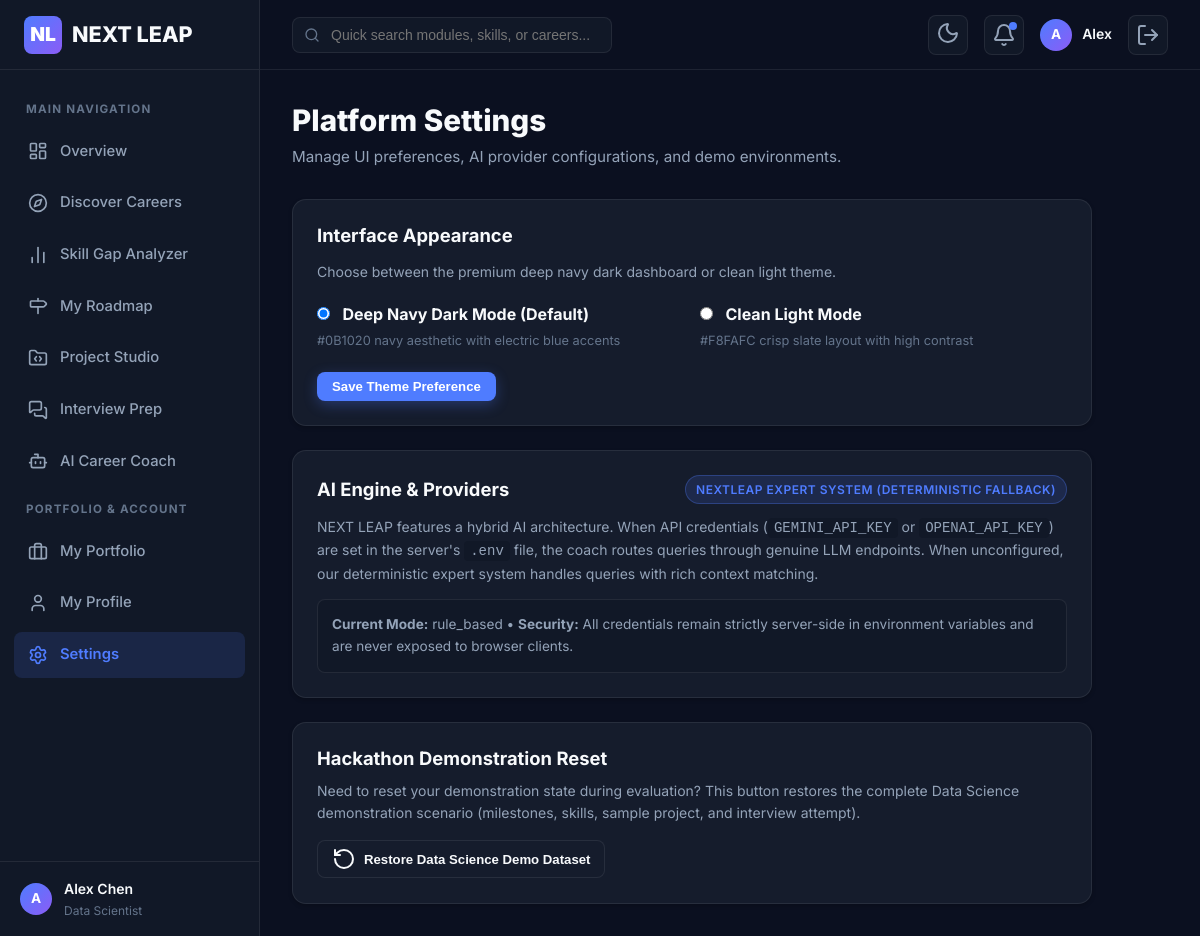
The app's page /settings (signed in) with its own data.
### models/user.py (models this page shows, shortened)
class User(db.Model):
    __tablename__ = 'users'
    id = db.Column(db.Integer, primary_key=True)
    full_name = db.Column(db.String(120), nullable=False)
    email = db.Column(db.String(150), unique=True, nullable=False, index=True)
    password_hash = db.Column(db.String(256), nullable=False)
    education_level = db.Column(db.String(100), default="Undergraduate")
    current_course = db.Column(db.String(150), default="Computer Science & Engineering")
    interests = db.Column(db.String(500), default="Artificial Intelligence, Data Science, Web Development")
    preferred_career_goal = db.Column(db.String(100), default="Data Scientist")
    target_career_id = db.Column(db.Integer, nullable=True)
    learning_style = db.Column(db.String(50), default="Hands-on Project Building")
    weekly_hours = db.Column(db.Integer, default=12)
    bio = db.Column(db.Text, nullable=True)
    github_url = db.Column(db.String(250), nullable=True)
    linkedin_url = db.Column(db.String(250), nullable=True)
    portfolio_url = db.Column(db.String(250), nullable=True)
    theme_preference = db.Column(db.String(20), default="dark")
    created_at = db.Column(db.DateTime, default=datetime.utcnow)
    updated_at = db.Column(db.DateTime, default=datetime.utcnow, onupdate=datetime.utcnow)
    skills = db.relationship('UserSkill', backref='user', lazy='dynamic', cascade='all, delete-orphan')
    roadmaps = db.relationship('Roadmap', backref='user', lazy='dynamic', cascade='all, delete-orphan')
    projects = db.relationship('UserProject', backref='user', lazy='dynamic', cascade='all, delete-orphan')
    interview_attempts = db.relationship('InterviewAttempt', backref='user', lazy='dynamic', cascade='all, delete-orphan')
    notifications = db.relationship('Notification', backref='user', lazy='dynamic', cascade='all, delete-orphan')

### routes/user_profile.py (the view)
@profile_bp.route('/settings', methods=['GET', 'POST'])
@login_required
def settings():
    user = get_current_user()
    status = get_ai_status()
    if request.method == 'POST':
        theme = request.form.get('theme', 'dark')
        user.theme_preference = theme
        db.session.commit()
        flash("Theme and platform preferences updated.", "success")
        return redirect(url_for('profile.settings'))
    return render_template('settings.html', user=user, ai_status=status)

### routes/auth.py (called while the page is built)
def login_required(f):
    @wraps(f)
    def decorated_function(*args, **kwargs):
        if 'user_id' not in session:
            flash("Please log in to access this page.", "warning")
            return redirect(url_for('auth.login', next=request.url))
        return f(*args, **kwargs)
    return decorated_function

def get_current_user():
    user_id = session.get('user_id')
    if user_id:
        return User.query.get(user_id)
    return None

### services/ai_service.py (called while the page is built)
def get_ai_status():
    if Config.GEMINI_API_KEY:
        return {"mode": "gemini", "label": "Gemini AI Engine Active", "is_llm": True}
    elif Config.OPENAI_API_KEY:
        return {"mode": "openai", "label": "OpenAI Engine Active", "is_llm": True}
    else:
        return {"mode": "rule_based", "label": "NextLeap Expert System (Deterministic Fallback)", "is_llm": False}

### templates/settings.html (shortened to what this page needs)
{% extends 'base.html' %}
{% block content %}
<div class="dashboard-header">
    <h1 class="dashboard-title">Platform Settings</h1>
    <p class="dashboard-subtitle">Manage UI preferences, AI provider configurations, and demo environments.</p>
</div>
<div style="display:flex;flex-direction:column;gap:24px;max-width:800px;">
    <div class="card">
        <h3 style="font-size:1.15rem;font-weight:700;margin-bottom:14px;">Interface Appearance</h3>
        <p style="font-size:0.875rem;color:var(--text-secondary);margin-bottom:18px;">
            Choose between the premium deep navy dark dashboard or clean light theme.
        </p>
        <form method="POST" action="{{ url_for('profile.settings') }}">
            <div style="display:grid;grid-template-columns:1fr 1fr;gap:16px;margin-bottom:20px;">
                <label style="cursor:pointer;">
                    <input type="radio" name="theme" value="dark" {% if user.theme_preference == 'dark' %}checked{% endif %} style="margin-right:8px;">
                    <strong>Deep Navy Dark Mode (Default)</strong>
                    <span style="font-size:0.8rem;color:var(--text-muted);display:block;margin-top:4px;">#0B1020 navy aesthetic with electric blue accents</span>
                </label>
                <label style="cursor:pointer;">
                    <input type="radio" name="theme" value="light" {% if user.theme_preference == 'light' %}checked{% endif %} style="margin-right:8px;">
                    <strong>Clean Light Mode</strong>
                    <span style="font-size:0.8rem;color:var(--text-muted);display:block;margin-top:4px;">#F8FAFC crisp slate layout with high contrast</span>
                </label>
            </div>
            <button type="submit" class="btn btn-primary btn-sm">Save Theme Preference</button>
        </form>
    </div>
    <div class="card">
        <div style="display:flex;justify-content:space-between;align-items:center;margin-bottom:12px;">
            <h3 style="font-size:1.15rem;font-weight:700;">AI Engine & Providers</h3>
            <span class="badge {% if ai_status.is_llm %}badge-success{% else %}badge-primary{% endif %}">
                {{ ai_status.label }}
            </span>
        </div>
        <p style="font-size:0.875rem;color:var(--text-secondary);line-height:1.6;margin-bottom:14px;">
            NEXT LEAP features a hybrid AI architecture. When API credentials (<code style="background:var(--bg-secondary);padding:2px 6px;border-radius:4px;">GEMINI_API_KEY</code> or <code style="background:var(--bg-secondary);padding:2px 6px;border-radius:4px;">OPENAI_API_KEY</code>) are set in the server's <code style="background:var(--bg-secondary);padding:2px 6px;border-radius:4px;">.env</code> file, the coach routes queries through genuine LLM endpoints.
            When unconfigured, our deterministic expert system handles queries with rich context matching.
        </p>
        <div style="padding:14px;background:var(--bg-secondary);border-radius:var(--radius-sm);border:1px solid var(--border-color);font-size:0.85rem;color:var(--text-secondary);">
            <strong>Current Mode:</strong> {{ ai_status.mode }} &bull;
            <strong>Security:</strong> All credentials remain strictly server-side in environment variables and are never exposed to browser clients.
        </div>
    </div>
    <div class="card">
        <h3 style="font-size:1.15rem;font-weight:700;margin-bottom:10px;">Hackathon Demonstration Reset</h3>
        <p style="font-size:0.875rem;color:var(--text-secondary);margin-bottom:16px;">
            Need to reset your demonstration state during evaluation? This button restores the complete Data Science demonstration scenario (milestones, skills, sample project, and interview attempt).
        </p>
        <button class="btn btn-secondary btn-sm" id="btnResetDemoData">
            <i data-lucide="rotate-ccw"></i>
            <span>Restore Data Science Demo Dataset</span>
        </button>
    </div>
</div>
{% endblock %}

### templates/base.html (shortened to what this page needs)
<!DOCTYPE html>
<html lang="en" data-theme="{{ current_user.theme_preference if current_user else 'dark' }}">
<head>
    <link rel="stylesheet" href="{{ url_for('static', filename='css/style.css') }}">
    <link rel="stylesheet" href="{{ url_for('static', filename='css/dashboard.css') }}">
</head>
<body>
    {% if current_user %}
    <div class="app-layout">
        <aside class="app-sidebar">
            <div class="sidebar-header">
                <a href="{{ url_for('dashboard.index') }}" class="nav-brand">
                    <div class="nav-brand-logo">NL</div>
                    <span>NEXT LEAP</span>
                </a>
            </div>
            <ul class="sidebar-menu">
                <li class="sidebar-menu-label">Main Navigation</li>
                <li class="sidebar-item {% if request.path == '/dashboard' %}active{% endif %}">
                    <a href="{{ url_for('dashboard.index') }}">
                        <i data-lucide="layout-dashboard"></i>
                        <span>Overview</span>
                    </a>
                </li>
                <li class="sidebar-item {% if '/careers' in request.path %}active{% endif %}">
                    <a href="{{ url_for('careers.index') }}">
                        <i data-lucide="compass"></i>
                        <span>Discover Careers</span>
                    </a>
                </li>
                <li class="sidebar-item {% if request.path == '/skill-gap' %}active{% endif %}">
                    <a href="{{ url_for('skills.index') }}">
                        <i data-lucide="bar-chart-2"></i>
                        <span>Skill Gap Analyzer</span>
                    </a>
                </li>
                <li class="sidebar-item {% if request.path == '/roadmap' %}active{% endif %}">
                    <a href="{{ url_for('roadmap.index') }}">
                        <i data-lucide="milestone"></i>
                        <span>My Roadmap</span>
                    </a>
                </li>
                <li class="sidebar-item {% if request.path == '/projects' %}active{% endif %}">
                    <a href="{{ url_for('projects.index') }}">
                        <i data-lucide="folder-code"></i>
                        <span>Project Studio</span>
                    </a>
                </li>
                <li class="sidebar-item {% if request.path == '/interviews' %}active{% endif %}">
                    <a href="{{ url_for('interviews.index') }}">
                        <i data-lucide="messages-square"></i>
                        <span>Interview Prep</span>
                    </a>
                </li>
                <li class="sidebar-item {% if request.path == '/coach' %}active{% endif %}">
                    <a href="{{ url_for('coach.index') }}">
                        <i data-lucide="bot"></i>
                        <span>AI Career Coach</span>
                    </a>
                </li>
                <li class="sidebar-menu-label">Portfolio & Account</li>
                <li class="sidebar-item {% if request.path == '/portfolio' %}active{% endif %}">
                    <a href="{{ url_for('projects.portfolio') }}">
                        <i data-lucide="briefcase"></i>
                        <span>My Portfolio</span>
                    </a>
                </li>
                <li class="sidebar-item {% if request.path == '/profile' %}active{% endif %}">
                    <a href="{{ url_for('profile.profile') }}">
                        <i data-lucide="user"></i>
                        <span>My Profile</span>
                    </a>
                </li>
                <li class="sidebar-item {% if request.path == '/settings' %}active{% endif %}">
                    <a href="{{ url_for('profile.settings') }}">
                        <i data-lucide="settings"></i>
                        <span>Settings</span>
                    </a>
                </li>
            </ul>
            <div class="sidebar-footer">
                <div class="user-mini-card">
                    <div class="avatar avatar-sm">{{ current_user.full_name[0] }}</div>
                    <div class="user-mini-info">
                        <div class="user-mini-name">{{ current_user.full_name }}</div>
                        <div class="user-mini-role">{{ current_user.preferred_career_goal }}</div>
                    </div>
                </div>
            </div>
        </aside>
        <main class="app-main">
            <header class="app-topbar">
                <div class="topbar-left">
                    <div class="search-box">
                        <i data-lucide="search"></i>
                        <input type="text" id="globalSearchInput" placeholder="Quick search modules, skills, or careers...">
                    </div>
                </div>
                <div class="topbar-right">
                    <button class="icon-btn" id="themeToggleBtn" title="Toggle Light/Dark Theme">
                        <span id="themeIcon"></span>
                    </button>
                    <div class="dropdown">
                        <button class="icon-btn" id="notifDropdownBtn" title="Notifications">
                            <i data-lucide="bell"></i>
                            {% if unread_notifications_count > 0 %}
                                <span class="notif-badge"></span>
                            {% endif %}
                        </button>
                    </div>
                    <a href="{{ url_for('profile.profile') }}" style="display:flex;align-items:center;gap:10px;text-decoration:none;">
                        <div class="avatar avatar-sm">{{ current_user.full_name[0] }}</div>
                        <span style="font-size:0.875rem;font-weight:600;color:var(--text-primary);" class="desktop-only">{{ current_user.full_name.split()[0] }}</span>
                    </a>
                    <a href="{{ url_for('auth.logout') }}" class="icon-btn" title="Sign Out">
                        <i data-lucide="log-out"></i>
                    </a>
                </div>
            </header>
            <div class="page-content">
                {% block content %}{% endblock %}
            </div>
        </main>
    </div>
    {% endif %}
</body>
</html>

### static/css/style.css (style rules this page uses)
:root { --bg-primary: #0B1020; --bg-secondary: #111827; --bg-card: #151C2C; --bg-card-hover: #1A2338; --bg-input: #0F1626; --border-color: rgba(255, 255, 255, 0.08); --border-hover: rgba(79, 124, 255, 0.35); --accent-primary: #4F7CFF; --accent-primary-hover: #3B66E8; --accent-secondary: #8B5CF6; --accent-secondary-hover: #7C3AED; --success: #22C55E; --success-bg: rgba(34, 197, 94, 0.12); --warning: #F59E0B; --warning-bg: rgba(245, 158, 11, 0.12); --danger: #EF4444; --danger-bg: rgba(239, 68, 68, 0.12); --info: #38BDF8; --info-bg: rgba(56, 189, 248, 0.12); --text-primary: #F8FAFC; --text-secondary: #94A3B8; --text-muted: #64748B; --shadow-sm: 0 2px 4px rgba(0, 0, 0, 0.2); --shadow-md: 0 4px 12px rgba(0, 0, 0, 0.3); --shadow-lg: 0 10px 25px rgba(0, 0, 0, 0.4); --shadow-accent: 0 0 20px rgba(79, 124, 255, 0.15); --radius-sm: 8px; --radius-md: 14px; --radius-lg: 18px; --radius-full: 9999px; --transition: all 0.2s cubic-bezier(0.16, 1, 0.3, 1); --sidebar-width: 260px; --topbar-height: 70px; }
*, *::before, *::after { box-sizing: border-box; margin: 0; padding: 0; }
html, body { font-family: 'Inter', -apple-system, BlinkMacSystemFont, 'Segoe UI', Roboto, sans-serif; background-color: var(--bg-primary); color: var(--text-primary); line-height: 1.6; -webkit-font-smoothing: antialiased; min-height: 100vh; }
a { color: var(--accent-primary); text-decoration: none; transition: var(--transition); }
h1, h2, h3, h4, h5, h6 { font-weight: 700; line-height: 1.25; color: var(--text-primary); }
.btn { display: inline-flex; align-items: center; justify-content: center; gap: 8px; padding: 10px 20px; font-size: 0.938rem; font-weight: 600; border-radius: var(--radius-sm); border: 1px solid transparent; cursor: pointer; transition: var(--transition); text-decoration: none; white-space: nowrap; }
.btn-primary { background: var(--accent-primary); color: #FFFFFF; box-shadow: 0 4px 14px rgba(79, 124, 255, 0.3); }
.btn-secondary { background: var(--bg-card); color: var(--text-primary); border: 1px solid var(--border-color); }
.btn-sm { padding: 6px 14px; font-size: 0.825rem; }
.card { background: var(--bg-card); border: 1px solid var(--border-color); border-radius: var(--radius-md); padding: 24px; box-shadow: var(--shadow-sm); transition: var(--transition); }
.badge { display: inline-flex; align-items: center; gap: 5px; padding: 4px 10px; font-size: 0.75rem; font-weight: 600; border-radius: var(--radius-full); text-transform: uppercase; letter-spacing: 0.5px; }
.badge-primary { background: rgba(79, 124, 255, 0.15); color: var(--accent-primary); border: 1px solid rgba(79, 124, 255, 0.3); }
.nav-brand { display: flex; align-items: center; gap: 10px; font-size: 1.35rem; font-weight: 800; color: var(--text-primary); }
.nav-brand-logo { width: 38px; height: 38px; background: linear-gradient(135deg, var(--accent-primary), var(--accent-secondary)); border-radius: var(--radius-sm); display: flex; align-items: center; justify-content: center; color: #FFFFFF; font-weight: 900; font-size: 1.2rem; }

### records on screen
User: full_name "A", full_name "Alex Chen", preferred_career_goal "Data Scientist", full_name "Alex", theme_preference "☑ Deep Navy Dark Mode (Default)", theme_preference "☐ Clean Light Mode #F8FAFC crisp"

### other values on screen
{{ ai_status.label }} "NEXTLEAP EXPERT SYSTEM (DETERMINISTIC FALLBACK)"
{{ ai_status.mode }} "rule_based"
